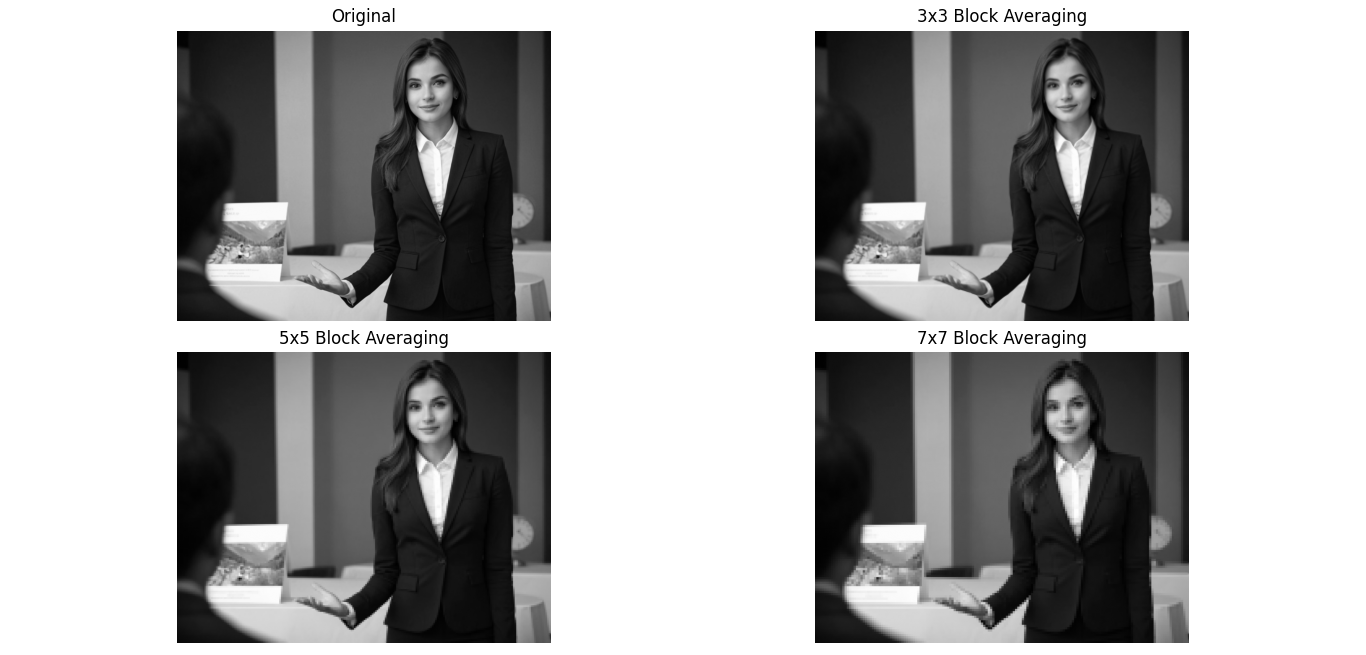

Reproduce this figure in Python.
import cv2
import numpy as np
import matplotlib.pyplot as plt

def block_average(image, block_size):

    h, w = image.shape
    output = image.copy()

    for i in range(0, h - block_size + 1, block_size):
        for j in range(0, w - block_size + 1, block_size):
            block = image[i:i + block_size, j:j + block_size]
            avg_val = np.mean(block, dtype=np.float32)
            output[i:i + block_size, j:j + block_size] = int(avg_val)

    return output

def main():

    image_path = input("Enter image path: ")
    img = cv2.imread(image_path)
    if img is None:
        print("Image not found.")
        return
    gray = cv2.cvtColor(img, cv2.COLOR_BGR2GRAY)

    avg_3 = block_average(gray, 3)
    avg_5 = block_average(gray, 5)
    avg_7 = block_average(gray, 7)

    plt.figure(figsize=(12, 8))

    plt.subplot(2, 2, 1)
    plt.title("Original")
    plt.imshow(gray, cmap='gray')
    plt.axis('off')

    plt.subplot(2, 2, 2)
    plt.title("3x3 Block Averaging")
    plt.imshow(avg_3, cmap='gray')
    plt.axis('off')

    plt.subplot(2, 2, 3)
    plt.title("5x5 Block Averaging")
    plt.imshow(avg_5, cmap='gray')
    plt.axis('off')

    plt.subplot(2, 2, 4)
    plt.title("7x7 Block Averaging")
    plt.imshow(avg_7, cmap='gray')
    plt.axis('off')

    plt.tight_layout()
    plt.show()

if __name__ == "__main__":
    main()
